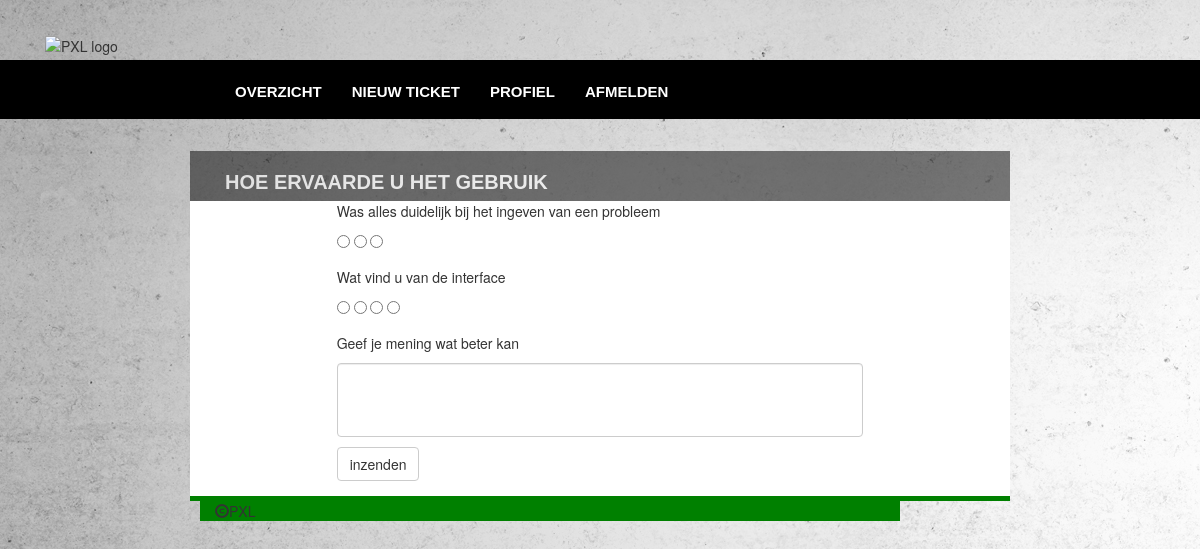
Screenshot of /website/index.php/enquete_controller with the database file from the repository.
### tables this page shows
CREATE TABLE `vragen` (
  `vragenID` int(5) NOT NULL,
  `vraag_text` varchar(255) NOT NULL,
  `antw1_text` varchar(255) NOT NULL,
  `antw2_text` varchar(255) NOT NULL,
  `antw3_text` varchar(255) NOT NULL,
  `antw4_text` varchar(255) NOT NULL
);

### website/application/controllers/enquete_controller.php (called while the page is built, shortened)
<?php
class enquete_controller extends CI_Controller
{
    function __construct()
    {
        $this->load->model('enquete_model', '', TRUE);
    }
    function index()
    {
        $session_data = $this->session->userdata('logged_in');
        $data = array('userID' => $session_data['userID'], 'vragen' => $this->enquete_model->get_vragen());
        $this->load->view('Layout/header');
        $this->load->view('Layout/navigation');
        $this->load->view('user_enquete_view', $data);
        $this->load->view('Layout/footer');
    }
}

### website/index.php (called while the page is built, shortened)
<?php
require_once BASEPATH.'core/CodeIgniter.php';

### website/application/models/enquete_model.php (called while the page is built, shortened)
<?php
class enquete_model extends CI_Model
{
    function get_vragen()
    {
        $this->db->select('vragenID, vraag_text, antw1_text, antw2_text, antw3_text, antw4_text');
        $this->db->from('vragen');
        $query = $this->db->get();
        return $query->result();
    }
}

### website/application/views/user_enquete_view.php (the view, shortened to what this page needs)
<div class="row">
    <div class="col-md-8 col-md-offset-2 titel">
        <h1>Hoe ervaarde u het gebruik</h1>
    </div>
</div>
<div class="row">
    <div class="col-md-8 col-md-offset-2 main home ">
        <div class="col-md-8 col-md-offset-2 center ">
            <?php
            echo form_open();
            ?>
               <div class="form-group row">
                   <p> <?= htmlentities($vragen[0] -> vraag_text, ENT_QUOTES, 'UTF-8'); ?></p>
                   <input type="radio" name="vraag1"
                          value="<?php echo htmlentities($vragen[0] -> antw1_text, ENT_QUOTES, 'UTF-8') ;?>">
                   <input type="radio" name="vraag1"
                          value="<?php echo htmlentities($vragen[0] -> antw2_text, ENT_QUOTES, 'UTF-8') ;?>">
                   <input type="radio" name="vraag1"
                          value="<?php echo htmlentities($vragen[0] -> antw3_text, ENT_QUOTES, 'UTF-8') ;?>">
               </div>
               <div class="form-group row">
                    <p><?= htmlentities($vragen[1] -> vraag_text, ENT_QUOTES, 'UTF-8'); ?></p>
                   <input type="radio" name="vraag1"
                          value="<?php echo htmlentities($vragen[1] -> antw1_text, ENT_QUOTES, 'UTF-8') ;?>">
                   <input type="radio" name="vraag1"
                          value="<?php echo htmlentities($vragen[1] -> antw2_text, ENT_QUOTES, 'UTF-8') ;?>">
                   <input type="radio" name="vraag1"
                          value="<?php echo htmlentities($vragen[1] -> antw3_text, ENT_QUOTES, 'UTF-8') ;?>">
                   <input type="radio" name="vraag1"
                          value="<?php echo htmlentities($vragen[1] -> antw4_text, ENT_QUOTES, 'UTF-8') ;?>">
               </div>
               <div class="form-group row">
                   <p><?= htmlentities($vragen[2] -> vraag_text, ENT_QUOTES, 'UTF-8'); ?></p>
                   <textarea class="form-control" rows="3" name="feedback" id="feedback"></textarea>
                   <input class="btn btn-default" type="submit" value="inzenden" name="submit" id="submit"/>
               </div>
           </form>
        </div>
    </div>
</div>

### website/application/views/Layout/header.php (shortened to what this page needs)
<!DOCTYPE html>
<html lang="en">
<head>
    <?= link_tag('/assets/bootstrap/css/bootstrap.css') ?>
    <?= link_tag('/assets/bootstrap/css/customStyle.css') ?>
    <?= link_tag('/assets/bootstrap/js/customJavaScript.js') ?>
</head>

### website/application/views/Layout/navigation.php (shortened to what this page needs)
<body id="background">
<header class="container hoofding">
    <div id="pxlLine"></div>
<div class="hidden-xs hidden-sm">
    <img class="col-md-2 " src="<?php echo base_url();?>assets/Pictures/Logo_PXL.png" alt="PXL logo"/>
    <nav class="navbar">
        <ul class="nav navbar-nav navbar-style">
            <li class="active"><?php echo anchor(array('home','index'),'Overzicht'); ?></li>
            <li><?php echo anchor(site_url(array('newTicket_controller','index')),'Nieuw ticket');?></li>
            <li><?php echo anchor(site_url(array('profiel_controller','index')),'Profiel');?></li>
            <li><?php echo anchor(site_url(array('home','logout')),'Afmelden'); ?></li>
        </ul>
    </nav>
</div>
    <div class="col-md-2"></div>
</header>

### website/application/views/Layout/footer.php
<?= link_tag('/assets/bootstrap/css/bootstrap.css') ?>
</body>
<footer class="footer col-md-7 col-md-offset-2">
<p><span class="glyphicon glyphicon-copyright-mark"></span>PXL</p>
</footer>
</html>

### rows the page displays
vragen: vraag_text "Was alles duidelijk bij het ingeven van een probleem"
vragen: vraag_text "Wat vind u van de interface"
vragen: vraag_text "Geef je mening wat beter kan"

### other values shown
anchor(array('home','index'),'Overzicht') "OVERZICHT"
anchor(site_url(array('newTicket_controller','index')),'Nieuw ticket') "NIEUW TICKET"
anchor(site_url(array('profiel_controller','index')),'Profiel') "PROFIEL"
anchor(site_url(array('home','logout')),'Afmelden') "AFMELDEN"
